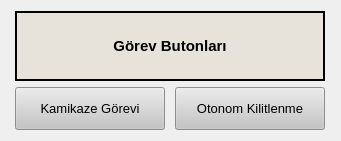
    <widget class="QWidget" name="gridLayoutWidget_11">
     <property name="geometry">
      <rect>
       <x>10</x>
       <y>10</y>
       <width>341</width>
       <height>141</height>
      </rect>
     </property>
     <layout class="QGridLayout" name="gridLayout_11">
      <item row="1" column="1">
       <widget class="QPushButton" name="kamikaze_gorevi">
        <property name="maximumSize">
         <size>
          <width>150</width>
          <height>50</height>
         </size>
        </property>
        <property name="font">
         <font>
          <pointsize>10</pointsize>
         </font>
        </property>
        <property name="styleSheet">
         <string notr="true">background-color: rgb(197, 197, 197);
color: rgb(0, 0, 0);</string>
        </property>
        <property name="text">
         <string>Kamikaze Görevi</string>
        </property>
       </widget>
      </item>
      <item row="1" column="2">
       <widget class="QPushButton" name="otonom_kilitlenme_gorevi">
        <property name="minimumSize">
         <size>
          <width>20</width>
          <height>20</height>
         </size>
        </property>
        <property name="maximumSize">
         <size>
          <width>150</width>
          <height>50</height>
         </size>
        </property>
        <property name="font">
         <font>
          <pointsize>10</pointsize>
         </font>
        </property>
        <property name="styleSheet">
         <string notr="true">background-color: rgb(197, 197, 197);
color: rgb(0, 0, 0);</string>
        </property>
        <property name="text">
         <string>Otonom Kilitlenme</string>
        </property>
       </widget>
      </item>
      <item row="0" column="1" colspan="2">
       <widget class="QLabel" name="label_14">
        <property name="minimumSize">
         <size>
          <width>200</width>
          <height>70</height>
         </size>
        </property>
        <property name="font">
         <font>
          <pointsize>11</pointsize>
          <weight>75</weight>
          <bold>true</bold>
         </font>
        </property>
        <property name="styleSheet">
         <string notr="true">background-color: rgb(230, 226, 255);
background-color: rgb(232, 227, 218);</string>
        </property>
        <property name="frameShape">
         <enum>QFrame::WinPanel</enum>
        </property>
        <property name="frameShadow">
         <enum>QFrame::Plain</enum>
        </property>
        <property name="text">
         <string>Görev Butonları</string>
        </property>
        <property name="alignment">
         <set>Qt::AlignCenter</set>
        </property>
       </widget>
      </item>
     </layout>
    </widget>
